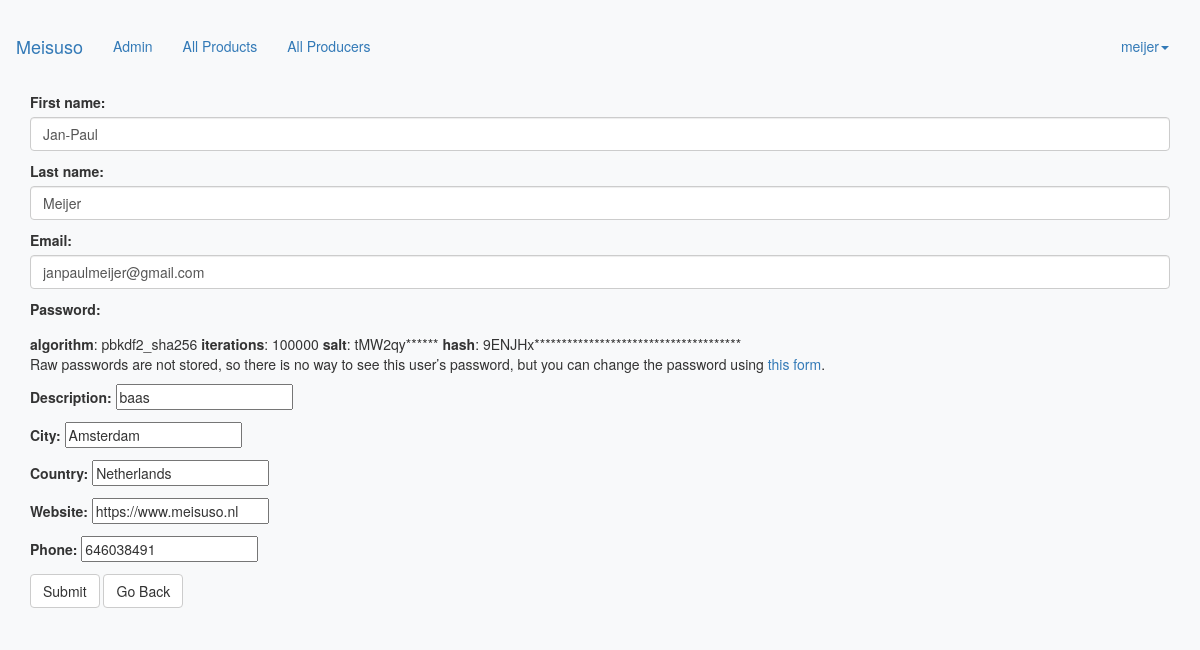
The page /profile/edit (signed in) on the database as committed earlier.
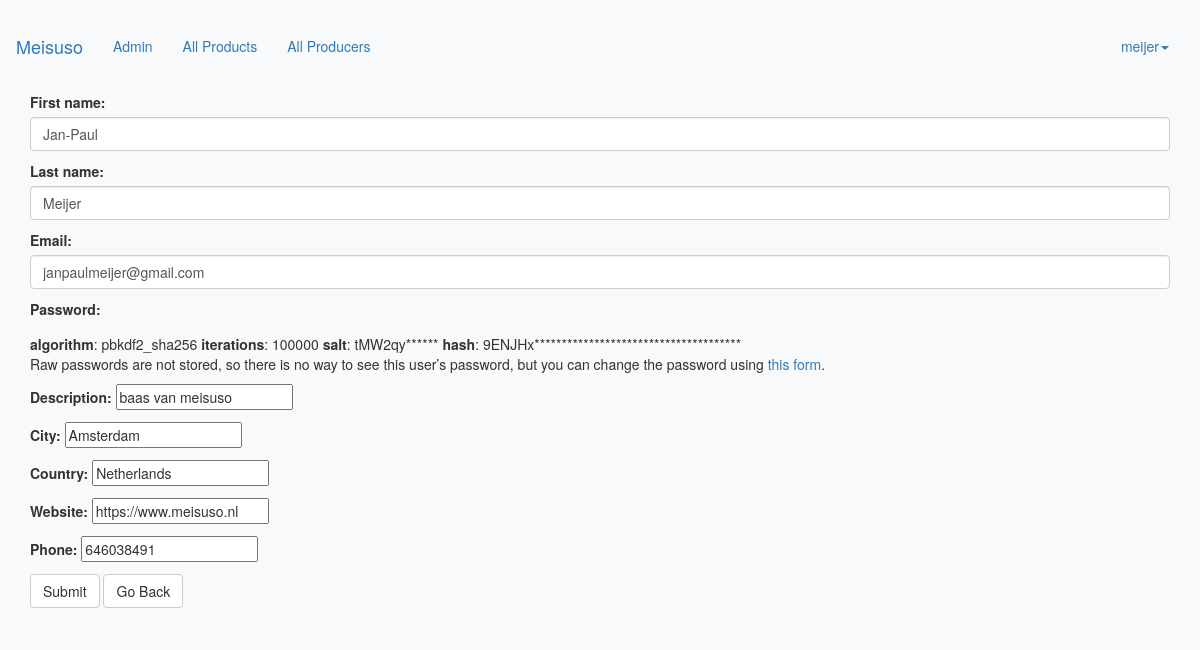
The same page on the database as committed later.
### accounts/models.py (models this page shows, shortened)
class UserProfile(models.Model):
    user = models.OneToOneField(User, on_delete=models.CASCADE)
    description = models.CharField(max_length=100, default = '', null=True, blank=True)
    country = models.CharField(max_length=100, default = '', null=True, blank=True)
    state = models.CharField(max_length=100, default = '', null=True, blank=True)
    city = models.CharField(max_length=100, default = '', null=True, blank=True)
    adress1 = models.CharField(max_length=1000, default = '', null=True, blank=True)
    adress2 = models.CharField(max_length=1000, default = '', null=True, blank=True)
    postcode = models.CharField(max_length=100, default = '', null=True, blank=True)
    website = models.URLField(default = '', null=True, blank=True)
    phone = models.IntegerField(default = 0, null=True, blank=True)
    company = models.CharField(max_length=100, default = '', null=True, blank=True)
    hdyhau = models.CharField(max_length=1000, default = '', null=True, blank=True)
    lat = models.DecimalField(max_digits=9, decimal_places=6, null = True, blank=True)
    lon = models.DecimalField(max_digits=9, decimal_places=6, null = True, blank=True)
    customer_role = (
        ('Buyer', 'Buyer'),
        ('Producer', 'Producer'),
        ('Other', 'Other'),
    )
    role = models.CharField(max_length=8, choices=customer_role, default='', null=True, blank=True)

### accounts/views.py (the view)
# urls.py: path('profile/edit', views.edit_profile, name='edit_profile'),
@login_required
def edit_profile(request):
    if request.method == 'POST':
        form = EditProfileForm(request.POST, instance=request.user)
        profile_form = ProfileForm(request.POST, instance=request.user.userprofile)
        if form.is_valid() and profile_form.is_valid:
            form.save() and profile_form.save()
            return redirect('/account/profile')
        else:
            return redirect('/account/change-password')
    else:
        form = EditProfileForm(instance=request.user)
        profile_form = ProfileForm(instance=request.user.userprofile)
        args = {'form': form, 'profile_form':profile_form}
        return render(request, 'accounts/edit_profile.html', args)

### accounts/forms.py
class EditProfileForm(UserChangeForm):
    class Meta:
        model = User
        fields = (
        'first_name',
        'last_name',
        'email',
        'password'
        )
    first_name = forms.CharField(
        max_length=100,
        widget=forms.TextInput(
            attrs={
                'class': 'form-control',
                'placeholder': 'Write your name here'
            }
        )
    )
    last_name = forms.CharField(
        max_length=100,
        widget=forms.TextInput(
            attrs={
                'class': 'form-control',
                'placeholder': 'Write your name here'
            }
        )
    )
    email = forms.EmailField(
        max_length=254,
        widget=forms.EmailInput(attrs={
        'class': 'form-control'})
    )

class ProfileForm(forms.ModelForm):
    class Meta:
        model = UserProfile
        fields = ('description',
        'city',
        'country',
        'website',
        'phone')

### accounts/templates/accounts/edit_profile.html (shortened to what this page needs)
{% extends 'base.html' %}
{%block body%}
<div class="container">
  <form class="form-horizontal" method="post">
  {{form.as_p}}
  {{profile_form.as_p}}
  <button class = "btn btn-default" type="submit">Submit</button>
  <button class="btn btn-default" onclick="goBack()">Go Back</button>
</form>
</div>
{%endblock%}

Rows that differ between the two databases and show on the page:
changed UserProfile "Amsterdam": description "baas" → "baas van meisuso"
